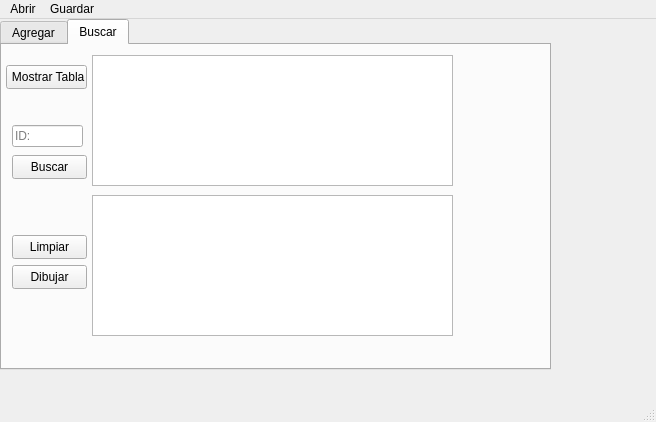
<?xml version="1.0" encoding="UTF-8"?>
<ui version="4.0">
 <class>MainWindow</class>
 <widget class="QMainWindow" name="MainWindow">
  <property name="geometry">
   <rect>
    <x>0</x>
    <y>0</y>
    <width>656</width>
    <height>422</height>
   </rect>
  </property>
  <property name="windowTitle">
   <string>MainWindow</string>
  </property>
  <widget class="QWidget" name="centralwidget">
   <widget class="QTabWidget" name="tabWidget">
    <property name="geometry">
     <rect>
      <x>0</x>
      <y>0</y>
      <width>551</width>
      <height>351</height>
     </rect>
    </property>
    <property name="currentIndex">
     <number>1</number>
    </property>
    <widget class="QWidget" name="tab">
     <attribute name="title">
      <string>Agregar</string>
     </attribute>
    </widget>
    <widget class="QWidget" name="tab_2">
     <attribute name="title">
      <string>Buscar</string>
     </attribute>
     <widget class="QTableWidget" name="tableWidget">
      <property name="geometry">
       <rect>
        <x>90</x>
        <y>10</y>
        <width>361</width>
        <height>131</height>
       </rect>
      </property>
     </widget>
     <widget class="QPushButton" name="btnMostrar">
      <property name="geometry">
       <rect>
        <x>4</x>
        <y>20</y>
        <width>81</width>
        <height>24</height>
       </rect>
      </property>
      <property name="text">
       <string> Mostrar Tabla</string>
      </property>
     </widget>
     <widget class="QPushButton" name="btnBuscar">
      <property name="geometry">
       <rect>
        <x>10</x>
        <y>110</y>
        <width>75</width>
        <height>24</height>
       </rect>
      </property>
      <property name="text">
       <string>Buscar</string>
      </property>
     </widget>
     <widget class="QLineEdit" name="lineEdit">
      <property name="geometry">
       <rect>
        <x>10</x>
        <y>80</y>
        <width>71</width>
        <height>22</height>
       </rect>
      </property>
      <property name="placeholderText">
       <string>ID:</string>
      </property>
     </widget>
     <widget class="QGraphicsView" name="graphicsView">
      <property name="geometry">
       <rect>
        <x>90</x>
        <y>150</y>
        <width>361</width>
        <height>141</height>
       </rect>
      </property>
     </widget>
     <widget class="QPushButton" name="btnmostrar">
      <property name="geometry">
       <rect>
        <x>10</x>
        <y>190</y>
        <width>75</width>
        <height>24</height>
       </rect>
      </property>
      <property name="text">
       <string>Limpiar</string>
      </property>
     </widget>
     <widget class="QPushButton" name="btnDibujar">
      <property name="geometry">
       <rect>
        <x>10</x>
        <y>220</y>
        <width>75</width>
        <height>24</height>
       </rect>
      </property>
      <property name="text">
       <string>Dibujar</string>
      </property>
     </widget>
    </widget>
   </widget>
  </widget>
  <widget class="QStatusBar" name="statusbar"/>
  <widget class="QMenuBar" name="menubar">
   <property name="geometry">
    <rect>
     <x>0</x>
     <y>0</y>
     <width>656</width>
     <height>22</height>
    </rect>
   </property>
   <widget class="QMenu" name="menuAbrir">
    <property name="title">
     <string>Abrir</string>
    </property>
    <addaction name="separator"/>
    <addaction name="separator"/>
    <addaction name="actionAbrir"/>
   </widget>
   <widget class="QMenu" name="menuGuardar">
    <property name="title">
     <string>Guardar</string>
    </property>
    <addaction name="separator"/>
    <addaction name="actionGuardar"/>
   </widget>
   <addaction name="menuAbrir"/>
   <addaction name="menuGuardar"/>
  </widget>
  <action name="actionAbrir">
   <property name="text">
    <string>Abrir</string>
   </property>
  </action>
  <action name="actionGuardar">
   <property name="text">
    <string>Guardar</string>
   </property>
  </action>
 </widget>
 <resources/>
 <connections/>
</ui>
